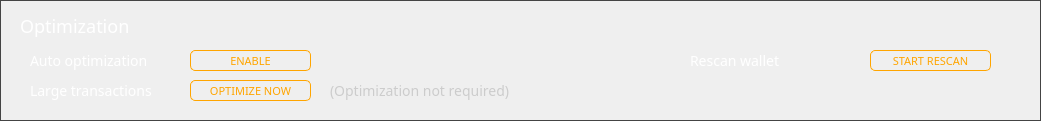
      <widget class="QGroupBox" name="groupBox_8">
       <property name="geometry">
        <rect>
         <x>0</x>
         <y>145</y>
         <width>1041</width>
         <height>121</height>
        </rect>
       </property>
       <property name="styleSheet">
        <string notr="true">border: 1px solid #444;</string>
       </property>
       <property name="title">
        <string/>
       </property>
       <widget class="QLabel" name="label_26">
        <property name="geometry">
         <rect>
          <x>20</x>
          <y>10</y>
          <width>311</width>
          <height>31</height>
         </rect>
        </property>
        <property name="font">
         <font>
          <family>Poppins</family>
          <pointsize>-1</pointsize>
         </font>
        </property>
        <property name="styleSheet">
         <string notr="true">color: #fff; 
font-size: 18px;
font-family: 'Poppins'; border: 0px;</string>
        </property>
        <property name="text">
         <string>Optimization</string>
        </property>
        <property name="alignment">
         <set>Qt::AlignLeading|Qt::AlignLeft|Qt::AlignVCenter</set>
        </property>
       </widget>
       <widget class="QLabel" name="label_27">
        <property name="geometry">
         <rect>
          <x>30</x>
          <y>50</y>
          <width>151</width>
          <height>21</height>
         </rect>
        </property>
        <property name="font">
         <font>
          <family>Poppins</family>
          <pointsize>-1</pointsize>
         </font>
        </property>
        <property name="styleSheet">
         <string notr="true">color: #fff; 
font-size: 14px;
font-family: 'Poppins'; border: 0px;</string>
        </property>
        <property name="text">
         <string>Auto optimization</string>
        </property>
        <property name="alignment">
         <set>Qt::AlignLeading|Qt::AlignLeft|Qt::AlignVCenter</set>
        </property>
       </widget>
       <widget class="QLabel" name="label_28">
        <property name="geometry">
         <rect>
          <x>30</x>
          <y>80</y>
          <width>151</width>
          <height>21</height>
         </rect>
        </property>
        <property name="font">
         <font>
          <family>Poppins</family>
          <pointsize>-1</pointsize>
         </font>
        </property>
        <property name="styleSheet">
         <string notr="true">color: #fff; 
font-size: 14px;
font-family: 'Poppins'; border: 0px;</string>
        </property>
        <property name="text">
         <string>Large transactions</string>
        </property>
        <property name="alignment">
         <set>Qt::AlignLeading|Qt::AlignLeft|Qt::AlignVCenter</set>
        </property>
       </widget>
       <widget class="QLabel" name="label_29">
        <property name="geometry">
         <rect>
          <x>690</x>
          <y>50</y>
          <width>151</width>
          <height>21</height>
         </rect>
        </property>
        <property name="font">
         <font>
          <family>Poppins</family>
          <pointsize>-1</pointsize>
         </font>
        </property>
        <property name="styleSheet">
         <string notr="true">color: #fff; 
font-size: 14px;
font-family: 'Poppins'; border: 0px;</string>
        </property>
        <property name="text">
         <string>Rescan wallet</string>
        </property>
        <property name="alignment">
         <set>Qt::AlignLeading|Qt::AlignLeft|Qt::AlignVCenter</set>
        </property>
       </widget>
       <widget class="QPushButton" name="m_autoOptimizeButton">
        <property name="geometry">
         <rect>
          <x>190</x>
          <y>50</y>
          <width>121</width>
          <height>21</height>
         </rect>
        </property>
        <property name="minimumSize">
         <size>
          <width>100</width>
          <height>21</height>
         </size>
        </property>
        <property name="maximumSize">
         <size>
          <width>180</width>
          <height>35</height>
         </size>
        </property>
        <property name="font">
         <font>
          <family>Poppins</family>
          <pointsize>-1</pointsize>
         </font>
        </property>
        <property name="styleSheet">
         <string notr="true">QPushButton#m_autoOptimizeButton {color: orange;border: 1px solid orange; font-size: 11px; border-radius: 5px;}

QPushButton#m_autoOptimizeButton:hover {color: orange; border: 1px solid orange; font-size: 11px; border-radius: 5px;}</string>
        </property>
        <property name="text">
         <string>ENABLE</string>
        </property>
       </widget>
       <widget class="QPushButton" name="m_optimizeButton">
        <property name="geometry">
         <rect>
          <x>190</x>
          <y>80</y>
          <width>121</width>
          <height>21</height>
         </rect>
        </property>
        <property name="minimumSize">
         <size>
          <width>101</width>
          <height>21</height>
         </size>
        </property>
        <property name="maximumSize">
         <size>
          <width>180</width>
          <height>35</height>
         </size>
        </property>
        <property name="font">
         <font>
          <family>Poppins</family>
          <pointsize>-1</pointsize>
         </font>
        </property>
        <property name="styleSheet">
         <string notr="true">QPushButton#m_optimizeButton {color: orange;border: 1px solid orange; font-size: 11px; border-radius: 5px;}

QPushButton#m_optimizeButton:hover {color: orange; border: 1px solid orange; font-size: 11px; border-radius: 5px;}</string>
        </property>
        <property name="text">
         <string>OPTIMIZE NOW</string>
        </property>
       </widget>
       <widget class="QPushButton" name="m_rescanButton">
        <property name="geometry">
         <rect>
          <x>870</x>
          <y>50</y>
          <width>121</width>
          <height>21</height>
         </rect>
        </property>
        <property name="minimumSize">
         <size>
          <width>101</width>
          <height>21</height>
         </size>
        </property>
        <property name="maximumSize">
         <size>
          <width>180</width>
          <height>35</height>
         </size>
        </property>
        <property name="font">
         <font>
          <family>Poppins</family>
          <pointsize>-1</pointsize>
         </font>
        </property>
        <property name="styleSheet">
         <string notr="true">QPushButton#m_rescanButton {color: orange;border: 1px solid orange; font-size: 11px; border-radius: 5px;}

QPushButton#m_rescanButton:hover {color: orange; border: 1px solid orange; font-size: 11px; border-radius: 5px;}</string>
        </property>
        <property name="text">
         <string>START RESCAN</string>
        </property>
       </widget>
       <widget class="QLabel" name="m_optimizationMessage">
        <property name="geometry">
         <rect>
          <x>330</x>
          <y>80</y>
          <width>181</width>
          <height>21</height>
         </rect>
        </property>
        <property name="font">
         <font>
          <family>Poppins</family>
          <pointsize>-1</pointsize>
         </font>
        </property>
        <property name="styleSheet">
         <string notr="true">color: #ccc; 
font-size: 14px;
font-family: 'Poppins'; border: 0px;</string>
        </property>
        <property name="text">
         <string>(Optimization not required)</string>
        </property>
        <property name="alignment">
         <set>Qt::AlignLeading|Qt::AlignLeft|Qt::AlignVCenter</set>
        </property>
       </widget>
      </widget>
